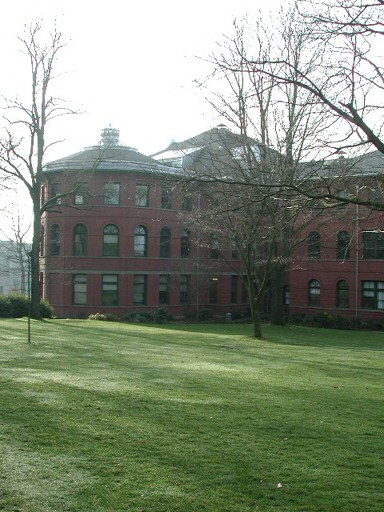
#> input picture parrington/prtn00.jpg, 384 x 512 px
$ jupyter execute image_stitching_ORB.ipynb
#> lines starting #> are read from the running program, lines starting #| are printed output that depends on the picture
[cell 1]
import cv2
import numpy as np
import matplotlib.pyplot as plt

path1 = 'parrington/prtn00.jpg'
path2 = 'parrington/prtn01.jpg'

img_path = ['parrington/prtn00.jpg', 'parrington/prtn01.jpg', 'parrington/prtn02.jpg']

# Load the images
image1 = cv2.imread(img_path[0])
#> image1 is the input picture: shape (512, 384, 3); mean B, G, R 121.6, 140.8, 130.6


for i in range(1, len(img_path)):
    image2 = cv2.imread(img_path[i])
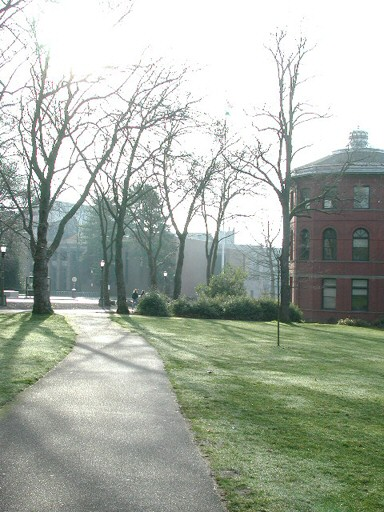
#> input picture parrington/prtn01.jpg, 384 x 512 px
#> image2 is the input picture: shape (512, 384, 3); mean B, G, R 164.6, 175.8, 168
    print(image1.shape)
#| (512, 384, 3)
    print(image2.shape)
#| (512, 384, 3)
    # Convert images to grayscale
    image1 = cv2.cvtColor(image1, cv2.COLOR_BGR2RGB)
    image2 = cv2.cvtColor(image2, cv2.COLOR_BGR2RGB)
    gray1 = cv2.cvtColor(image1, cv2.COLOR_RGB2GRAY)
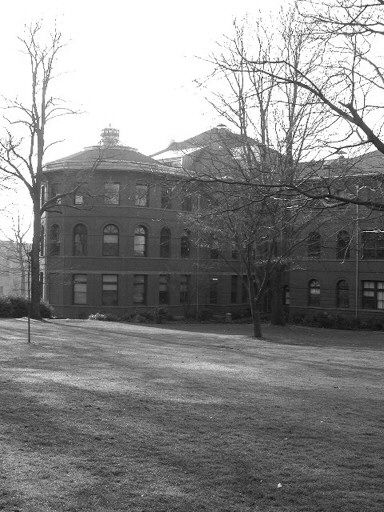
#> gray1: shape (512, 384); min 1, max 255, mean 135.5
    gray2 = cv2.cvtColor(image2, cv2.COLOR_RGB2GRAY)
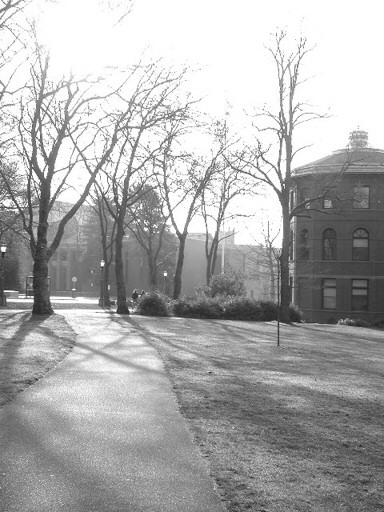
#> gray2: shape (512, 384); min 27, max 255, mean 172.2

    # Initialize the feature detector and extractor (e.g., SIFT)
    orb = cv2.ORB_create(nfeatures = 50000)

    # Detect keypoints and compute descriptors for both images
    keypoints1, descriptors1 = orb.detectAndCompute(gray1, None)
#> keypoints1 = 5998 keypoints; strongest (x, y, size): (336, 150, 31), (337, 148, 31), (258, 93, 31), (265, 62, 31)
    keypoints2, descriptors2 = orb.detectAndCompute(gray2, None)
#> keypoints2 = 9018 keypoints; strongest (x, y, size): (32, 297, 31), (32, 170, 31), (32, 301, 31), (118, 312, 31)

    # Initialize the feature matcher using brute-force matching
    bf = cv2.BFMatcher(cv2.NORM_HAMMING2, crossCheck=True)

    # Match the descriptors using brute-force matching
    matches = bf.match(descriptors1, descriptors2)
#> matches = 1928 matches

    # Select the top N matches
    num_matches = 100000
    matches = sorted(matches, key=lambda x: x.distance)[:num_matches]

    # Extract matching keypoints
    src_points = np.float32([keypoints1[match.queryIdx].pt for match in matches]).reshape(-1, 1, 2)
#> src_points = 1928 rows, first 8: [39.6, 253.2], [41, 191], [41, 221], [39.6, 246], [35, 121], [42, 215], [45, 217], [43.2, 169.2]
    dst_points = np.float32([keypoints2[match.trainIdx].pt for match in matches]).reshape(-1, 1, 2)
#> dst_points = 1928 rows, first 8: [289.2, 258], [290, 196], [290, 226], [289.2, 250.8], [283, 127], [291, 220], [294, 222], [291.6, 174]

    # Estimate the homography matrix
    homography, mask = cv2.findHomography(src_points, dst_points, cv2.RANSAC, 5.0)
#> homography = [[0.858, 0.00374, 248.1], [-0.114, 0.976, 11.42], [-0.000417, 3.52e-06, 1]]; mask = 1928 values, max 1 at index 0, min 0 at index 161, mean 0.22


    # Warp the first image using the homography
    result = cv2.warpPerspective(image1, homography, (image2.shape[1], image2.shape[0]))
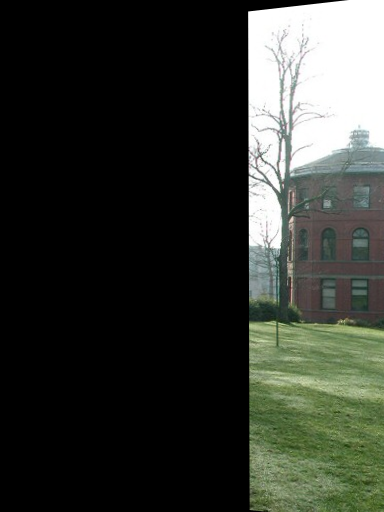
#> result: shape (512, 384, 3); mean R, G, B 51.6, 54.9, 48.6

    # Blending the warped image with the second image using alpha blending
    alpha = 0.001  # blending factor
    blended_image = cv2.addWeighted(result, alpha, image2, 1 - alpha, 0)
    print(blended_image.shape)
#| (512, 384, 3)
    image1 = blended_image
#> pass 2 of the loop `for i in range(1, len(img_path)):`:
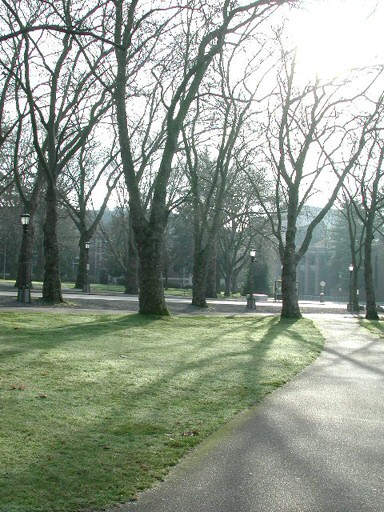
#> input picture parrington/prtn02.jpg, 384 x 512 px
#> image2 is the input picture: shape (512, 384, 3); mean B, G, R 140.5, 153.5, 144
#| (512, 384, 3)
#| (512, 384, 3)
#> `gray2 = cv2.cvtColor(image2, cv2.COLOR_RGB2GRAY)`:
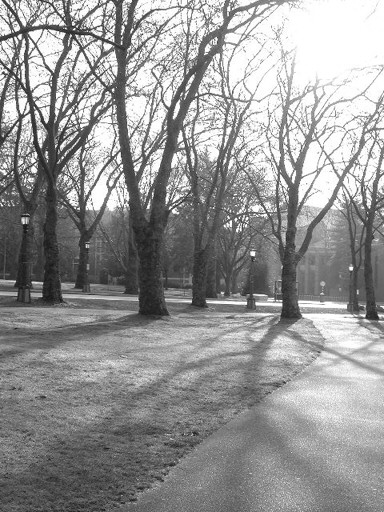
#> gray2: shape (512, 384); min 18, max 255, mean 149.2
#> keypoints1 = 9027 keypoints; strongest (x, y, size): (32, 297, 31), (114, 310, 31), (103, 264, 31), (32, 170, 31)
#> keypoints2 = 12015 keypoints; strongest (x, y, size): (98, 78, 31), (96, 78, 31), (81, 53, 31), (37, 109, 31)
#> matches = 2781 matches
#> src_points = 2781 rows, first 8: [36, 374], [40.8, 325.2], [49, 202], [51.6, 141.6], [60, 192], [51, 301], [46, 332], [61.2, 142.8]
#> dst_points = 2781 rows, first 8: [284, 377], [289.2, 328.8], [297, 207], [298.8, 146.4], [307.2, 196.8], [299, 305], [294, 336], [308.4, 147.6]
#> homography = [[0.873, -0.000198, 248.2], [-0.0864, 0.972, 10.62], [-0.000339, -9.84e-06, 1]]; mask = 2781 values, max 1 at index 0, min 0 at index 271, mean 0.324
#> `result = cv2.warpPerspective(image1, homography, (image2.shape[1], ima..`:
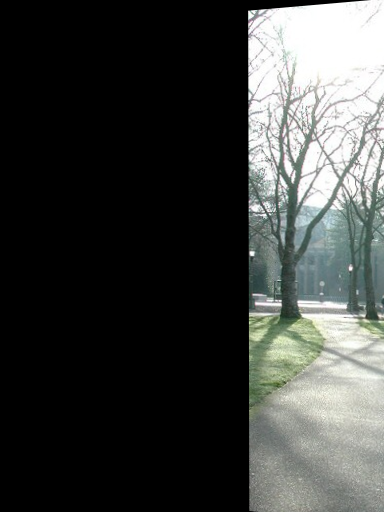
#> result: shape (512, 384, 3); mean B, G, R 61.4, 63.6, 61.4
#| (512, 384, 3)
# Display the blended image
plt.imshow(blended_image)
plt.show()
# cv2.imshow('Blended Image', blended_image)
# cv2.waitKey(0)
# cv2.destroyAllWindows()

[cell 2]
imgs = []
img_path = ['parrington/prtn00.jpg', 'parrington/prtn01.jpg', 'parrington/prtn02.jpg']


for i in range(len(img_path)):
    imgs.append(cv2.imread(img_path[i]))
#> pass 2 of the loop `for i in range(len(img_path)):`:
    # imgs[i]=cv2.resize(imgs[i],(0,0),fx=0.4,fy=0.4)


stitching = cv2.Stitcher.create()
(dummy,output)=stitching.stitch(imgs)
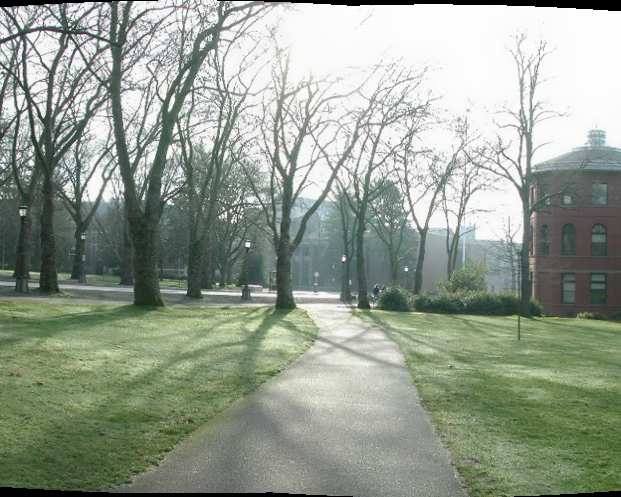
#> output: shape (497, 621, 3); mean of channels 0, 1, 2 144.1, 157.1, 148; drawn as B, G, R
#> dummy = 0

if dummy != cv2.STITCHER_OK:
    print("Not success")

else:
    print("Success")
    output = cv2.cvtColor(output, cv2.COLOR_BGR2RGB)


plt.imshow(output)
plt.show()
